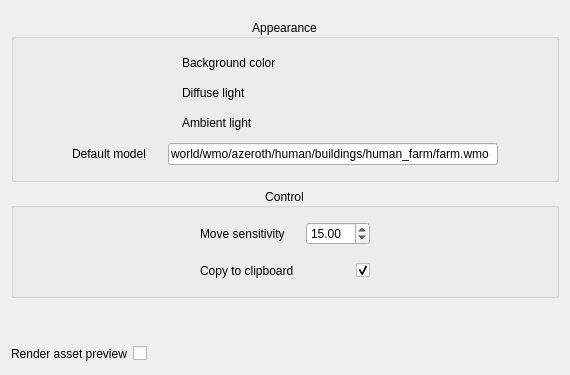
        <widget class="QWidget" name="tab_asset_browser">
         <attribute name="title">
          <string>Asset Browser</string>
         </attribute>
         <layout class="QVBoxLayout" name="verticalLayout_3">
          <item>
           <widget class="QWidget" name="widget_2" native="true">
            <layout class="QVBoxLayout" name="verticalLayout_4">
             <property name="leftMargin">
              <number>0</number>
             </property>
             <property name="topMargin">
              <number>8</number>
             </property>
             <property name="rightMargin">
              <number>0</number>
             </property>
             <property name="bottomMargin">
              <number>0</number>
             </property>
             <item>
              <widget class="QGroupBox" name="groupBox">
               <property name="title">
                <string>Appearance</string>
               </property>
               <property name="alignment">
                <set>Qt::AlignmentFlag::AlignCenter</set>
               </property>
               <layout class="QVBoxLayout" name="verticalLayout_5">
                <property name="spacing">
                 <number>0</number>
                </property>
                <item>
                 <widget class="QWidget" name="widget_3" native="true">
                  <layout class="QHBoxLayout" name="horizontalLayout">
                   <property name="spacing">
                    <number>6</number>
                   </property>
                   <property name="leftMargin">
                    <number>9</number>
                   </property>
                   <property name="topMargin">
                    <number>5</number>
                   </property>
                   <property name="bottomMargin">
                    <number>5</number>
                   </property>
                   <item>
                    <spacer name="horizontalSpacer_12">
                     <property name="orientation">
                      <enum>Qt::Orientation::Horizontal</enum>
                     </property>
                     <property name="sizeHint" stdset="0">
                      <size>
                       <width>40</width>
                       <height>20</height>
                      </size>
                     </property>
                    </spacer>
                   </item>
                   <item>
                    <widget class="QLabel" name="label">
                     <property name="sizePolicy">
                      <sizepolicy hsizetype="Maximum" vsizetype="Preferred">
                       <horstretch>0</horstretch>
                       <verstretch>0</verstretch>
                      </sizepolicy>
                     </property>
                     <property name="minimumSize">
                      <size>
                       <width>100</width>
                       <height>0</height>
                      </size>
                     </property>
                     <property name="text">
                      <string>Background color</string>
                     </property>
                    </widget>
                   </item>
                   <item>
                    <widget class="color_widgets::ColorSelector" name="assetBrowserBgCol" native="true">
                     <property name="minimumSize">
                      <size>
                       <width>100</width>
                       <height>0</height>
                      </size>
                     </property>
                     <property name="maximumSize">
                      <size>
                       <width>100</width>
                       <height>16777215</height>
                      </size>
                     </property>
                    </widget>
                   </item>
                   <item>
                    <spacer name="horizontalSpacer_20">
                     <property name="orientation">
                      <enum>Qt::Orientation::Horizontal</enum>
                     </property>
                     <property name="sizeHint" stdset="0">
                      <size>
                       <width>40</width>
                       <height>20</height>
                      </size>
                     </property>
                    </spacer>
                   </item>
                  </layout>
                 </widget>
                </item>
                <item>
                 <widget class="QWidget" name="widget_9" native="true">
                  <layout class="QHBoxLayout" name="horizontalLayout_6">
                   <property name="spacing">
                    <number>6</number>
                   </property>
                   <property name="topMargin">
                    <number>5</number>
                   </property>
                   <property name="bottomMargin">
                    <number>5</number>
                   </property>
                   <item>
                    <spacer name="horizontalSpacer_11">
                     <property name="orientation">
                      <enum>Qt::Orientation::Horizontal</enum>
                     </property>
                     <property name="sizeHint" stdset="0">
                      <size>
                       <width>40</width>
                       <height>20</height>
                      </size>
                     </property>
                    </spacer>
                   </item>
                   <item>
                    <widget class="QLabel" name="label_5">
                     <property name="sizePolicy">
                      <sizepolicy hsizetype="Maximum" vsizetype="Preferred">
                       <horstretch>0</horstretch>
                       <verstretch>0</verstretch>
                      </sizepolicy>
                     </property>
                     <property name="minimumSize">
                      <size>
                       <width>100</width>
                       <height>0</height>
                      </size>
                     </property>
                     <property name="text">
                      <string>Diffuse light</string>
                     </property>
                    </widget>
                   </item>
                   <item>
                    <widget class="color_widgets::ColorSelector" name="assetBrowserDiffuseLight" native="true">
                     <property name="minimumSize">
                      <size>
                       <width>100</width>
                       <height>0</height>
                      </size>
                     </property>
                     <property name="maximumSize">
                      <size>
                       <width>100</width>
                       <height>16777215</height>
                      </size>
                     </property>
                    </widget>
                   </item>
                   <item>
                    <spacer name="horizontalSpacer_21">
                     <property name="orientation">
                      <enum>Qt::Orientation::Horizontal</enum>
                     </property>
                     <property name="sizeHint" stdset="0">
                      <size>
                       <width>40</width>
                       <height>20</height>
                      </size>
                     </property>
                    </spacer>
                   </item>
                  </layout>
                 </widget>
                </item>
                <item>
                 <widget class="QWidget" name="widget_11" native="true">
                  <layout class="QHBoxLayout" name="horizontalLayout_7">
                   <property name="topMargin">
                    <number>5</number>
                   </property>
                   <property name="bottomMargin">
                    <number>5</number>
                   </property>
                   <item>
                    <spacer name="horizontalSpacer_10">
                     <property name="orientation">
                      <enum>Qt::Orientation::Horizontal</enum>
                     </property>
                     <property name="sizeHint" stdset="0">
                      <size>
                       <width>40</width>
                       <height>20</height>
                      </size>
                     </property>
                    </spacer>
                   </item>
                   <item>
                    <widget class="QLabel" name="label_6">
                     <property name="sizePolicy">
                      <sizepolicy hsizetype="Maximum" vsizetype="Preferred">
                       <horstretch>0</horstretch>
                       <verstretch>0</verstretch>
                      </sizepolicy>
                     </property>
                     <property name="minimumSize">
                      <size>
                       <width>100</width>
                       <height>0</height>
                      </size>
                     </property>
                     <property name="text">
                      <string>Ambient light</string>
                     </property>
                    </widget>
                   </item>
                   <item>
                    <widget class="color_widgets::ColorSelector" name="assetBrowserAmbientLight" native="true">
                     <property name="minimumSize">
                      <size>
                       <width>100</width>
                       <height>0</height>
                      </size>
                     </property>
                     <property name="maximumSize">
                      <size>
                       <width>100</width>
                       <height>16777215</height>
                      </size>
                     </property>
                     <property name="layoutDirection">
                      <enum>Qt::LayoutDirection::LeftToRight</enum>
                     </property>
                    </widget>
                   </item>
                   <item>
                    <spacer name="horizontalSpacer_22">
                     <property name="orientation">
                      <enum>Qt::Orientation::Horizontal</enum>
                     </property>
                     <property name="sizeHint" stdset="0">
                      <size>
                       <width>40</width>
                       <height>20</height>
                      </size>
                     </property>
                    </spacer>
                   </item>
                  </layout>
                 </widget>
                </item>
                <item>
                 <widget class="QWidget" name="widget_4" native="true">
                  <layout class="QHBoxLayout" name="horizontalLayout_2">
                   <property name="spacing">
                    <number>6</number>
                   </property>
                   <property name="leftMargin">
                    <number>9</number>
                   </property>
                   <property name="topMargin">
                    <number>5</number>
                   </property>
                   <property name="bottomMargin">
                    <number>5</number>
                   </property>
                   <item>
                    <spacer name="horizontalSpacer_4">
                     <property name="orientation">
                      <enum>Qt::Orientation::Horizontal</enum>
                     </property>
                     <property name="sizeHint" stdset="0">
                      <size>
                       <width>40</width>
                       <height>20</height>
                      </size>
                     </property>
                    </spacer>
                   </item>
                   <item>
                    <widget class="QLabel" name="label_2">
                     <property name="sizePolicy">
                      <sizepolicy hsizetype="Maximum" vsizetype="Preferred">
                       <horstretch>0</horstretch>
                       <verstretch>0</verstretch>
                      </sizepolicy>
                     </property>
                     <property name="minimumSize">
                      <size>
                       <width>90</width>
                       <height>0</height>
                      </size>
                     </property>
                     <property name="text">
                      <string>Default model</string>
                     </property>
                    </widget>
                   </item>
                   <item>
                    <widget class="QLineEdit" name="assetBrowserDefaultModel">
                     <property name="minimumSize">
                      <size>
                       <width>330</width>
                       <height>0</height>
                      </size>
                     </property>
                     <property name="maximumSize">
                      <size>
                       <width>16777215</width>
                       <height>16777215</height>
                      </size>
                     </property>
                     <property name="toolTip">
                      <string>&lt;html&gt;&lt;head/&gt;&lt;body&gt;&lt;p&gt;Default model to load on Asset Browser startup. Has to be a valid model, else an application crash may occur.&lt;/p&gt;&lt;/body&gt;&lt;/html&gt;</string>
                     </property>
                     <property name="text">
                      <string>world/wmo/azeroth/human/buildings/human_farm/farm.wmo</string>
                     </property>
                    </widget>
                   </item>
                   <item>
                    <spacer name="horizontalSpacer_9">
                     <property name="orientation">
                      <enum>Qt::Orientation::Horizontal</enum>
                     </property>
                     <property name="sizeHint" stdset="0">
                      <size>
                       <width>40</width>
                       <height>20</height>
                      </size>
                     </property>
                    </spacer>
                   </item>
                  </layout>
                 </widget>
                </item>
               </layout>
              </widget>
             </item>
             <item>
              <widget class="QGroupBox" name="groupBox_3">
               <property name="title">
                <string>Control</string>
               </property>
               <property name="alignment">
                <set>Qt::AlignmentFlag::AlignCenter</set>
               </property>
               <layout class="QVBoxLayout" name="verticalLayout_6">
                <item>
                 <widget class="QWidget" name="widget_8" native="true">
                  <layout class="QHBoxLayout" name="horizontalLayout_5">
                   <property name="leftMargin">
                    <number>9</number>
                   </property>
                   <property name="topMargin">
                    <number>5</number>
                   </property>
                   <property name="bottomMargin">
                    <number>5</number>
                   </property>
                   <item>
                    <spacer name="horizontalSpacer_14">
                     <property name="orientation">
                      <enum>Qt::Orientation::Horizontal</enum>
                     </property>
                     <property name="sizeHint" stdset="0">
                      <size>
                       <width>40</width>
                       <height>20</height>
                      </size>
                     </property>
                    </spacer>
                   </item>
                   <item>
                    <widget class="QLabel" name="label_4">
                     <property name="sizePolicy">
                      <sizepolicy hsizetype="Maximum" vsizetype="Preferred">
                       <horstretch>0</horstretch>
                       <verstretch>0</verstretch>
                      </sizepolicy>
                     </property>
                     <property name="minimumSize">
                      <size>
                       <width>100</width>
                       <height>0</height>
                      </size>
                     </property>
                     <property name="text">
                      <string>Move sensitivity</string>
                     </property>
                    </widget>
                   </item>
                   <item>
                    <widget class="QDoubleSpinBox" name="assetBrowserMoveSensitivity">
                     <property name="minimumSize">
                      <size>
                       <width>64</width>
                       <height>0</height>
                      </size>
                     </property>
                     <property name="minimum">
                      <double>1.000000000000000</double>
                     </property>
                     <property name="maximum">
                      <double>30.000000000000000</double>
                     </property>
                     <property name="value">
                      <double>15.000000000000000</double>
                     </property>
                    </widget>
                   </item>
                   <item>
                    <spacer name="horizontalSpacer_6">
                     <property name="orientation">
                      <enum>Qt::Orientation::Horizontal</enum>
                     </property>
                     <property name="sizeHint" stdset="0">
                      <size>
                       <width>40</width>
                       <height>20</height>
                      </size>
                     </property>
                    </spacer>
                   </item>
                  </layout>
                 </widget>
                </item>
                <item>
                 <widget class="QWidget" name="widget_6" native="true">
                  <layout class="QHBoxLayout" name="horizontalLayout_4">
                   <property name="leftMargin">
                    <number>9</number>
                   </property>
                   <property name="topMargin">
                    <number>5</number>
                   </property>
                   <property name="bottomMargin">
                    <number>5</number>
                   </property>
                   <item>
                    <spacer name="horizontalSpacer_15">
                     <property name="orientation">
                      <enum>Qt::Orientation::Horizontal</enum>
                     </property>
                     <property name="sizeHint" stdset="0">
                      <size>
                       <width>40</width>
                       <height>20</height>
                      </size>
                     </property>
                    </spacer>
                   </item>
                   <item>
                    <widget class="QLabel" name="label_3">
                     <property name="sizePolicy">
                      <sizepolicy hsizetype="Maximum" vsizetype="Preferred">
                       <horstretch>0</horstretch>
                       <verstretch>0</verstretch>
                      </sizepolicy>
                     </property>
                     <property name="minimumSize">
                      <size>
                       <width>100</width>
                       <height>0</height>
                      </size>
                     </property>
                     <property name="text">
                      <string>Copy to clipboard</string>
                     </property>
                    </widget>
                   </item>
                   <item>
                    <widget class="QCheckBox" name="assetBrowserCopyToClipboard">
                     <property name="minimumSize">
                      <size>
                       <width>64</width>
                       <height>0</height>
                      </size>
                     </property>
                     <property name="toolTip">
                      <string>&lt;html&gt;&lt;head/&gt;&lt;body&gt;&lt;p&gt; Automatically copy selected model to clipboard&lt;/p&gt;&lt;/body&gt;&lt;/html&gt;</string>
                     </property>
                     <property name="layoutDirection">
                      <enum>Qt::LayoutDirection::RightToLeft</enum>
                     </property>
                     <property name="text">
                      <string/>
                     </property>
                     <property name="checked">
                      <bool>true</bool>
                     </property>
                    </widget>
                   </item>
                   <item>
                    <spacer name="horizontalSpacer_8">
                     <property name="orientation">
                      <enum>Qt::Orientation::Horizontal</enum>
                     </property>
                     <property name="sizeHint" stdset="0">
                      <size>
                       <width>40</width>
                       <height>20</height>
                      </size>
                     </property>
                    </spacer>
                   </item>
                  </layout>
                 </widget>
                </item>
               </layout>
              </widget>
             </item>
            </layout>
           </widget>
          </item>
          <item>
           <spacer name="verticalSpacer">
            <property name="orientation">
             <enum>Qt::Orientation::Vertical</enum>
            </property>
            <property name="sizeHint" stdset="0">
             <size>
              <width>20</width>
              <height>40</height>
             </size>
            </property>
           </spacer>
          </item>
          <item>
           <layout class="QHBoxLayout" name="horizontalLayout_8">
            <item>
             <widget class="QLabel" name="label_7">
              <property name="text">
               <string>Render asset preview</string>
              </property>
             </widget>
            </item>
            <item>
             <widget class="QCheckBox" name="assetBrowserRenderAssetPreview">
              <property name="text">
               <string/>
              </property>
             </widget>
            </item>
            <item>
             <spacer name="horizontalSpacer">
              <property name="orientation">
               <enum>Qt::Orientation::Horizontal</enum>
              </property>
              <property name="sizeHint" stdset="0">
               <size>
                <width>40</width>
                <height>20</height>
               </size>
              </property>
             </spacer>
            </item>
           </layout>
          </item>
         </layout>
        </widget>
